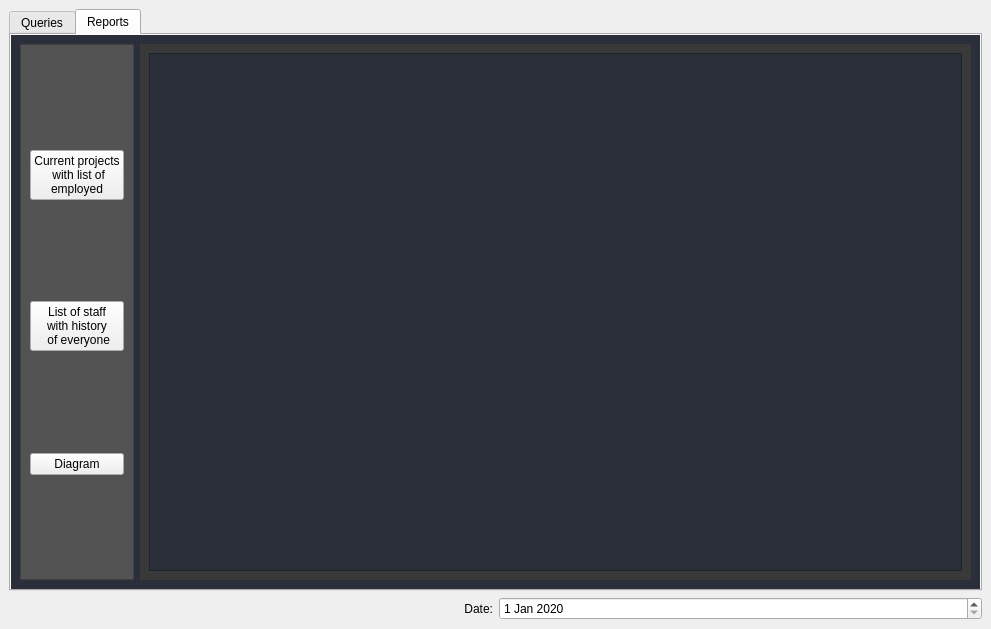
<?xml version="1.0" encoding="UTF-8"?>
<ui version="4.0">
 <class>MainWindow</class>
 <widget class="QMainWindow" name="MainWindow">
  <property name="geometry">
   <rect>
    <x>0</x>
    <y>0</y>
    <width>991</width>
    <height>629</height>
   </rect>
  </property>
  <property name="windowTitle">
   <string>MainWindow</string>
  </property>
  <widget class="QWidget" name="centralwidget">
   <layout class="QVBoxLayout" name="verticalLayout">
    <item>
     <widget class="QTabWidget" name="tabWidget">
      <property name="styleSheet">
       <string notr="true">QFrame{
	
	background-color: rgb(42, 47, 57);

}</string>
      </property>
      <property name="currentIndex">
       <number>1</number>
      </property>
      <widget class="QWidget" name="tabQueries">
       <attribute name="title">
        <string>Queries</string>
       </attribute>
       <layout class="QHBoxLayout" name="horizontalLayout_2">
        <item>
         <widget class="QFrame" name="tabQueriesFrame">
          <property name="styleSheet">
           <string notr="true">QFrame{
	
	background-color: rgb(42, 47, 57);

}</string>
          </property>
          <property name="frameShape">
           <enum>QFrame::StyledPanel</enum>
          </property>
          <property name="frameShadow">
           <enum>QFrame::Raised</enum>
          </property>
          <layout class="QVBoxLayout" name="verticalLayout_2">
           <item>
            <widget class="QFrame" name="frameQueries">
             <property name="styleSheet">
              <string notr="true"/>
             </property>
             <property name="frameShape">
              <enum>QFrame::StyledPanel</enum>
             </property>
             <property name="frameShadow">
              <enum>QFrame::Raised</enum>
             </property>
             <layout class="QHBoxLayout" name="horizontalLayout_8">
              <item>
               <widget class="QFrame" name="pagesQueriesBtns">
                <property name="styleSheet">
                 <string notr="true">QFrame{
	
	background-color: rgb(83, 83, 83);


}</string>
                </property>
                <property name="frameShape">
                 <enum>QFrame::StyledPanel</enum>
                </property>
                <property name="frameShadow">
                 <enum>QFrame::Raised</enum>
                </property>
                <layout class="QVBoxLayout" name="verticalLayout_8">
                 <item>
                  <widget class="QPushButton" name="btnRecruit">
                   <property name="text">
                    <string>RECRUITING</string>
                   </property>
                  </widget>
                 </item>
                 <item>
                  <widget class="QPushButton" name="btnStartProject">
                   <property name="text">
                    <string>STARTING PROJECT</string>
                   </property>
                  </widget>
                 </item>
                 <item>
                  <widget class="QPushButton" name="btnTransfer">
                   <property name="text">
                    <string>TRASNFERING</string>
                   </property>
                  </widget>
                 </item>
                 <item>
                  <widget class="QPushButton" name="btnFire">
                   <property name="text">
                    <string>FIRING</string>
                   </property>
                  </widget>
                 </item>
                 <item>
                  <widget class="QPushButton" name="btnEndProject">
                   <property name="text">
                    <string>ENDING PROJECT</string>
                   </property>
                  </widget>
                 </item>
                </layout>
               </widget>
              </item>
              <item>
               <widget class="QStackedWidget" name="frameQueriesPages">
                <property name="currentIndex">
                 <number>3</number>
                </property>
                <widget class="QWidget" name="recruitPage">
                 <layout class="QHBoxLayout" name="horizontalLayout_9">
                  <item>
                   <layout class="QGridLayout" name="addEmployee">
                    <item row="1" column="0">
                     <widget class="QLabel" name="labelSelectJob">
                      <property name="text">
                       <string>Select jop</string>
                      </property>
                     </widget>
                    </item>
                    <item row="2" column="2">
                     <widget class="QComboBox" name="projectBox"/>
                    </item>
                    <item row="0" column="2">
                     <widget class="QLineEdit" name="addName"/>
                    </item>
                    <item row="0" column="0">
                     <widget class="QLabel" name="labelEmployeeName">
                      <property name="text">
                       <string>Recruiting 
Employee name</string>
                      </property>
                     </widget>
                    </item>
                    <item row="2" column="0">
                     <widget class="QLabel" name="labelProjectNameRecruitTo">
                      <property name="text">
                       <string>Project </string>
                      </property>
                     </widget>
                    </item>
                    <item row="3" column="2">
                     <widget class="QTableView" name="tableEmployees">
                      <property name="autoFillBackground">
                       <bool>true</bool>
                      </property>
                      <attribute name="horizontalHeaderMinimumSectionSize">
                       <number>100</number>
                      </attribute>
                      <attribute name="horizontalHeaderDefaultSectionSize">
                       <number>150</number>
                      </attribute>
                      <attribute name="horizontalHeaderHighlightSections">
                       <bool>false</bool>
                      </attribute>
                      <attribute name="horizontalHeaderShowSortIndicator" stdset="0">
                       <bool>false</bool>
                      </attribute>
                      <attribute name="horizontalHeaderStretchLastSection">
                       <bool>true</bool>
                      </attribute>
                      <attribute name="verticalHeaderVisible">
                       <bool>false</bool>
                      </attribute>
                      <attribute name="verticalHeaderCascadingSectionResizes">
                       <bool>true</bool>
                      </attribute>
                      <attribute name="verticalHeaderShowSortIndicator" stdset="0">
                       <bool>false</bool>
                      </attribute>
                      <attribute name="verticalHeaderStretchLastSection">
                       <bool>false</bool>
                      </attribute>
                     </widget>
                    </item>
                    <item row="1" column="2">
                     <widget class="QComboBox" name="jobBox">
                      <item>
                       <property name="text">
                        <string>developer</string>
                       </property>
                      </item>
                      <item>
                       <property name="text">
                        <string>tester</string>
                       </property>
                      </item>
                     </widget>
                    </item>
                    <item row="4" column="2">
                     <widget class="QPushButton" name="btnAddEmployee">
                      <property name="text">
                       <string>add</string>
                      </property>
                     </widget>
                    </item>
                   </layout>
                  </item>
                 </layout>
                </widget>
                <widget class="QWidget" name="endProjectPage">
                 <layout class="QHBoxLayout" name="horizontalLayout_7">
                  <item>
                   <layout class="QGridLayout" name="endProject">
                    <item row="0" column="2">
                     <widget class="QLineEdit" name="endProjectName"/>
                    </item>
                    <item row="1" column="2">
                     <widget class="QPushButton" name="btnEndProject_2">
                      <property name="text">
                       <string>end</string>
                      </property>
                     </widget>
                    </item>
                    <item row="0" column="0">
                     <widget class="QLabel" name="labelEndProjectName">
                      <property name="text">
                       <string>End Project name</string>
                      </property>
                     </widget>
                    </item>
                    <item row="2" column="2">
                     <widget class="QTableView" name="tableProjectsToEnd">
                      <attribute name="horizontalHeaderVisible">
                       <bool>false</bool>
                      </attribute>
                      <attribute name="horizontalHeaderCascadingSectionResizes">
                       <bool>true</bool>
                      </attribute>
                      <attribute name="horizontalHeaderDefaultSectionSize">
                       <number>600</number>
                      </attribute>
                      <attribute name="horizontalHeaderHighlightSections">
                       <bool>true</bool>
                      </attribute>
                      <attribute name="horizontalHeaderShowSortIndicator" stdset="0">
                       <bool>false</bool>
                      </attribute>
                      <attribute name="horizontalHeaderStretchLastSection">
                       <bool>true</bool>
                      </attribute>
                      <attribute name="verticalHeaderVisible">
                       <bool>false</bool>
                      </attribute>
                      <attribute name="verticalHeaderCascadingSectionResizes">
                       <bool>false</bool>
                      </attribute>
                      <attribute name="verticalHeaderHighlightSections">
                       <bool>false</bool>
                      </attribute>
                      <attribute name="verticalHeaderShowSortIndicator" stdset="0">
                       <bool>false</bool>
                      </attribute>
                      <attribute name="verticalHeaderStretchLastSection">
                       <bool>false</bool>
                      </attribute>
                     </widget>
                    </item>
                   </layout>
                  </item>
                 </layout>
                </widget>
                <widget class="QWidget" name="startProjectPage">
                 <layout class="QHBoxLayout" name="horizontalLayout_4">
                  <item>
                   <layout class="QGridLayout" name="addProject">
                    <item row="2" column="2">
                     <spacer name="verticalSpacer_2">
                      <property name="orientation">
                       <enum>Qt::Vertical</enum>
                      </property>
                      <property name="sizeHint" stdset="0">
                       <size>
                        <width>20</width>
                        <height>40</height>
                       </size>
                      </property>
                     </spacer>
                    </item>
                    <item row="0" column="0">
                     <widget class="QLabel" name="labelProjectName">
                      <property name="text">
                       <string>New Project name</string>
                      </property>
                     </widget>
                    </item>
                    <item row="0" column="2">
                     <widget class="QLineEdit" name="addProjectName"/>
                    </item>
                    <item row="1" column="2">
                     <widget class="QPushButton" name="btnAddProject">
                      <property name="text">
                       <string>add</string>
                      </property>
                     </widget>
                    </item>
                   </layout>
                  </item>
                 </layout>
                </widget>
                <widget class="QWidget" name="firePage">
                 <layout class="QHBoxLayout" name="horizontalLayout_11">
                  <item>
                   <layout class="QGridLayout" name="gridLayout">
                    <item row="0" column="0">
                     <widget class="QFrame" name="frame">
                      <property name="frameShape">
                       <enum>QFrame::StyledPanel</enum>
                      </property>
                      <property name="frameShadow">
                       <enum>QFrame::Raised</enum>
                      </property>
                      <layout class="QVBoxLayout" name="verticalLayout_4">
                       <item>
                        <widget class="QLabel" name="labelDevelopres">
                         <property name="text">
                          <string>Developers</string>
                         </property>
                        </widget>
                       </item>
                       <item>
                        <widget class="QTableView" name="tableDevelopers">
                         <attribute name="horizontalHeaderDefaultSectionSize">
                          <number>150</number>
                         </attribute>
                        </widget>
                       </item>
                      </layout>
                     </widget>
                    </item>
                    <item row="0" column="2">
                     <widget class="QFrame" name="frame_2">
                      <property name="frameShape">
                       <enum>QFrame::StyledPanel</enum>
                      </property>
                      <property name="frameShadow">
                       <enum>QFrame::Raised</enum>
                      </property>
                      <layout class="QVBoxLayout" name="verticalLayout_5">
                       <item>
                        <widget class="QLabel" name="labeTesters">
                         <property name="text">
                          <string>Testers</string>
                         </property>
                        </widget>
                       </item>
                       <item>
                        <widget class="QTableView" name="tableTesters">
                         <attribute name="horizontalHeaderDefaultSectionSize">
                          <number>147</number>
                         </attribute>
                        </widget>
                       </item>
                      </layout>
                     </widget>
                    </item>
                    <item row="0" column="1" alignment="Qt::AlignLeft|Qt::AlignBottom">
                     <widget class="QPushButton" name="btnDismiss">
                      <property name="text">
                       <string>dismiss</string>
                      </property>
                     </widget>
                    </item>
                   </layout>
                  </item>
                 </layout>
                </widget>
                <widget class="QWidget" name="transferPage">
                 <layout class="QHBoxLayout" name="horizontalLayout_10">
                  <item>
                   <layout class="QGridLayout" name="transfetEmployee">
                    <item row="1" column="0">
                     <spacer name="verticalSpacer_4">
                      <property name="orientation">
                       <enum>Qt::Vertical</enum>
                      </property>
                      <property name="sizeHint" stdset="0">
                       <size>
                        <width>20</width>
                        <height>40</height>
                       </size>
                      </property>
                     </spacer>
                    </item>
                    <item row="3" column="0">
                     <widget class="QLabel" name="labelProjectTo">
                      <property name="styleSheet">
                       <string notr="true">QLabel{
		background-color: rgb(83, 83, 83);
}</string>
                      </property>
                      <property name="text">
                       <string>Project to</string>
                      </property>
                     </widget>
                    </item>
                    <item row="2" column="0">
                     <widget class="QLabel" name="labelProjectFrom">
                      <property name="styleSheet">
                       <string notr="true">QLabel{
		background-color: rgb(83, 83, 83);
}</string>
                      </property>
                      <property name="text">
                       <string>Project from</string>
                      </property>
                     </widget>
                    </item>
                    <item row="7" column="1">
                     <widget class="QPushButton" name="btnAddToProject">
                      <property name="text">
                       <string>add</string>
                      </property>
                     </widget>
                    </item>
                    <item row="2" column="1">
                     <widget class="QComboBox" name="comboBoxProejctFrom"/>
                    </item>
                    <item row="3" column="1">
                     <widget class="QComboBox" name="comboBoxProjectTo"/>
                    </item>
                    <item row="0" column="1">
                     <widget class="QComboBox" name="comboBoxEmployee"/>
                    </item>
                    <item row="0" column="0">
                     <widget class="QLabel" name="labelEmployeeToTransfer">
                      <property name="styleSheet">
                       <string notr="true">QLabel{
		background-color: rgb(83, 83, 83);
}</string>
                      </property>
                      <property name="text">
                       <string>Employee name</string>
                      </property>
                     </widget>
                    </item>
                    <item row="4" column="1">
                     <widget class="QPushButton" name="btnTransferEmployee">
                      <property name="text">
                       <string>transfer</string>
                      </property>
                     </widget>
                    </item>
                    <item row="5" column="1">
                     <spacer name="verticalSpacer_5">
                      <property name="orientation">
                       <enum>Qt::Vertical</enum>
                      </property>
                      <property name="sizeHint" stdset="0">
                       <size>
                        <width>20</width>
                        <height>40</height>
                       </size>
                      </property>
                     </spacer>
                    </item>
                    <item row="6" column="1">
                     <widget class="QComboBox" name="comboBoxProjectsWhereToAdd"/>
                    </item>
                    <item row="6" column="0">
                     <widget class="QLabel" name="labelAddToProject">
                      <property name="styleSheet">
                       <string notr="true">QLabel{
		background-color: rgb(83, 83, 83);
}</string>
                      </property>
                      <property name="text">
                       <string>Add to project</string>
                      </property>
                     </widget>
                    </item>
                   </layout>
                  </item>
                 </layout>
                </widget>
               </widget>
              </item>
             </layout>
            </widget>
           </item>
          </layout>
         </widget>
        </item>
       </layout>
      </widget>
      <widget class="QWidget" name="tabReports">
       <attribute name="title">
        <string>Reports</string>
       </attribute>
       <layout class="QHBoxLayout" name="horizontalLayout">
        <item>
         <widget class="QFrame" name="frameReports">
          <property name="styleSheet">
           <string notr="true">QFrame{
	background-color: rgb(83, 83, 83);

}</string>
          </property>
          <property name="frameShape">
           <enum>QFrame::StyledPanel</enum>
          </property>
          <property name="frameShadow">
           <enum>QFrame::Raised</enum>
          </property>
          <layout class="QVBoxLayout" name="verticalLayout_3">
           <item>
            <layout class="QVBoxLayout" name="reportsPagesBtns">
             <item>
              <spacer name="verticalSpacer_7">
               <property name="orientation">
                <enum>Qt::Vertical</enum>
               </property>
               <property name="sizeHint" stdset="0">
                <size>
                 <width>20</width>
                 <height>40</height>
                </size>
               </property>
              </spacer>
             </item>
             <item>
              <widget class="QPushButton" name="btnCurrentProjects">
               <property name="text">
                <string>Current projects
 with list of 
employed</string>
               </property>
               <property name="iconSize">
                <size>
                 <width>16</width>
                 <height>20</height>
                </size>
               </property>
              </widget>
             </item>
             <item>
              <spacer name="verticalSpacer">
               <property name="orientation">
                <enum>Qt::Vertical</enum>
               </property>
               <property name="sizeHint" stdset="0">
                <size>
                 <width>20</width>
                 <height>40</height>
                </size>
               </property>
              </spacer>
             </item>
             <item>
              <widget class="QPushButton" name="btnListOfStaff">
               <property name="text">
                <string>List of staff 
with history 
 of everyone</string>
               </property>
               <property name="iconSize">
                <size>
                 <width>16</width>
                 <height>20</height>
                </size>
               </property>
              </widget>
             </item>
             <item>
              <spacer name="verticalSpacer_3">
               <property name="orientation">
                <enum>Qt::Vertical</enum>
               </property>
               <property name="sizeHint" stdset="0">
                <size>
                 <width>20</width>
                 <height>40</height>
                </size>
               </property>
              </spacer>
             </item>
             <item>
              <widget class="QPushButton" name="btnDiagram">
               <property name="text">
                <string>Diagram</string>
               </property>
               <property name="iconSize">
                <size>
                 <width>16</width>
                 <height>20</height>
                </size>
               </property>
              </widget>
             </item>
             <item>
              <spacer name="verticalSpacer_6">
               <property name="orientation">
                <enum>Qt::Vertical</enum>
               </property>
               <property name="sizeHint" stdset="0">
                <size>
                 <width>20</width>
                 <height>40</height>
                </size>
               </property>
              </spacer>
             </item>
            </layout>
           </item>
          </layout>
         </widget>
        </item>
        <item>
         <widget class="QStackedWidget" name="reportPages">
          <property name="styleSheet">
           <string notr="true">QStackedWidget{


	background-color: rgb(57, 57, 57);

}</string>
          </property>
          <property name="currentIndex">
           <number>2</number>
          </property>
          <widget class="QWidget" name="reportCurrentProjects">
           <layout class="QHBoxLayout" name="horizontalLayout_5">
            <item>
             <widget class="QTableView" name="tableCurrentProjects">
              <attribute name="horizontalHeaderCascadingSectionResizes">
               <bool>true</bool>
              </attribute>
              <attribute name="horizontalHeaderDefaultSectionSize">
               <number>250</number>
              </attribute>
              <attribute name="horizontalHeaderStretchLastSection">
               <bool>true</bool>
              </attribute>
              <attribute name="verticalHeaderHighlightSections">
               <bool>false</bool>
              </attribute>
              <attribute name="verticalHeaderStretchLastSection">
               <bool>false</bool>
              </attribute>
             </widget>
            </item>
           </layout>
          </widget>
          <widget class="QWidget" name="reportListOfStaff">
           <layout class="QHBoxLayout" name="horizontalLayout_3">
            <item>
             <widget class="QTableView" name="tableListOfStaff">
              <property name="enabled">
               <bool>true</bool>
              </property>
              <property name="styleSheet">
               <string notr="true">QTableWidget { 
	background-color: rgb(57, 57, 57);


}</string>
              </property>
              <property name="sizeAdjustPolicy">
               <enum>QAbstractScrollArea::AdjustIgnored</enum>
              </property>
              <attribute name="horizontalHeaderCascadingSectionResizes">
               <bool>true</bool>
              </attribute>
              <attribute name="horizontalHeaderDefaultSectionSize">
               <number>200</number>
              </attribute>
              <attribute name="horizontalHeaderHighlightSections">
               <bool>true</bool>
              </attribute>
              <attribute name="horizontalHeaderShowSortIndicator" stdset="0">
               <bool>false</bool>
              </attribute>
              <attribute name="horizontalHeaderStretchLastSection">
               <bool>true</bool>
              </attribute>
              <attribute name="verticalHeaderCascadingSectionResizes">
               <bool>false</bool>
              </attribute>
              <attribute name="verticalHeaderHighlightSections">
               <bool>false</bool>
              </attribute>
              <attribute name="verticalHeaderShowSortIndicator" stdset="0">
               <bool>false</bool>
              </attribute>
             </widget>
            </item>
           </layout>
          </widget>
          <widget class="QWidget" name="reportDiagram">
           <layout class="QHBoxLayout" name="horizontalLayout_6">
            <item>
             <widget class="QGraphicsView" name="diagram"/>
            </item>
           </layout>
          </widget>
         </widget>
        </item>
       </layout>
      </widget>
     </widget>
    </item>
    <item>
     <layout class="QHBoxLayout" name="horizontalLayout_13">
      <item>
       <widget class="QLabel" name="labelDate">
        <property name="layoutDirection">
         <enum>Qt::RightToLeft</enum>
        </property>
        <property name="autoFillBackground">
         <bool>false</bool>
        </property>
        <property name="text">
         <string>Date:</string>
        </property>
        <property name="alignment">
         <set>Qt::AlignRight|Qt::AlignTrailing|Qt::AlignVCenter</set>
        </property>
       </widget>
      </item>
      <item>
       <widget class="QDateEdit" name="date">
        <property name="buttonSymbols">
         <enum>QAbstractSpinBox::UpDownArrows</enum>
        </property>
        <property name="correctionMode">
         <enum>QAbstractSpinBox::CorrectToNearestValue</enum>
        </property>
        <property name="dateTime">
         <datetime>
          <hour>0</hour>
          <minute>0</minute>
          <second>10</second>
          <year>2020</year>
          <month>1</month>
          <day>1</day>
         </datetime>
        </property>
       </widget>
      </item>
     </layout>
    </item>
   </layout>
  </widget>
 </widget>
 <resources/>
 <connections/>
</ui>
